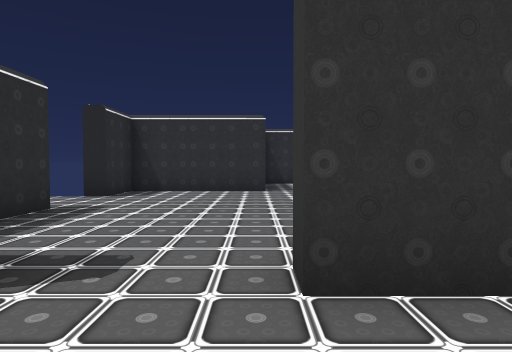
View 1 (above)

16 first-person views from a walk through a 3-D level made in the Unity game engine. The camera is 1.4 m above the floor, tilts 2° down and sees 75° across. The floor is counted in squares, 2 m on a side. Each view is taken from the middle of a square. On the plan, view 1 faces up. The plan holds only what a view shows up to about 10 squares ahead; the rest is blank. The place goes on beyond the plan. The player is left out. Door leaves are left out, so doorways stand open.

View 2
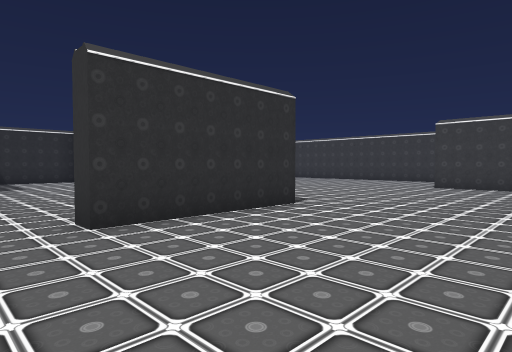

View 3
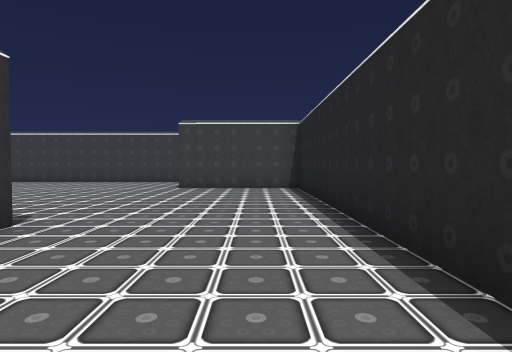

View 4
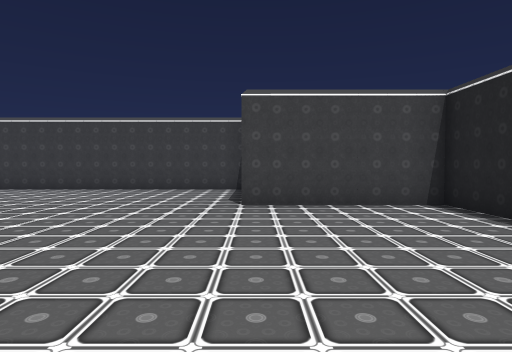

View 5
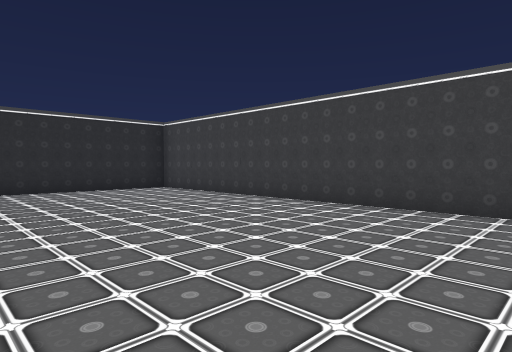

View 6
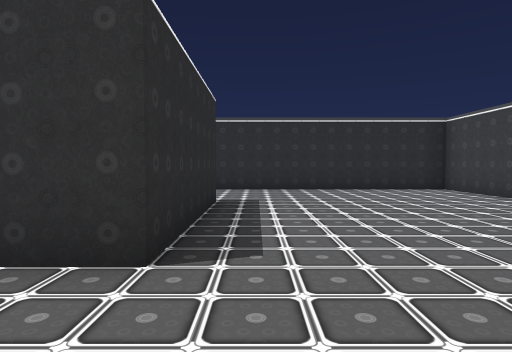

View 7
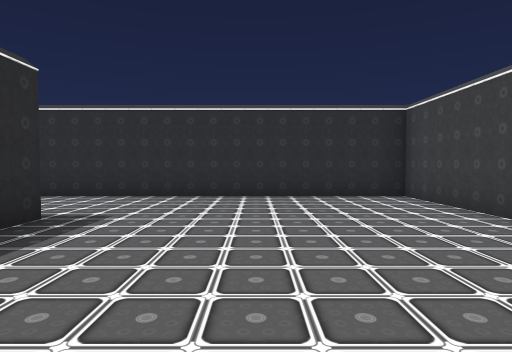

View 8
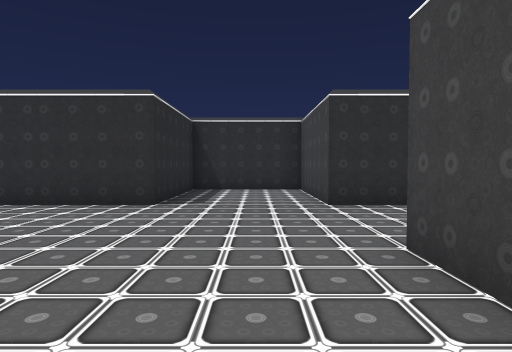

View 9
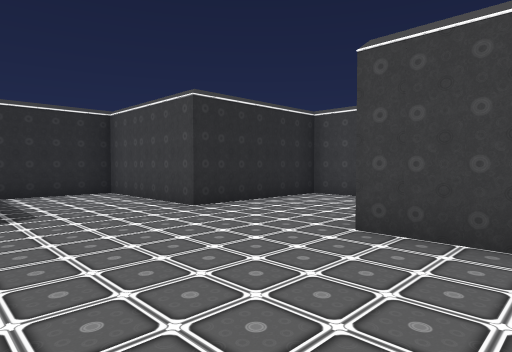

View 10
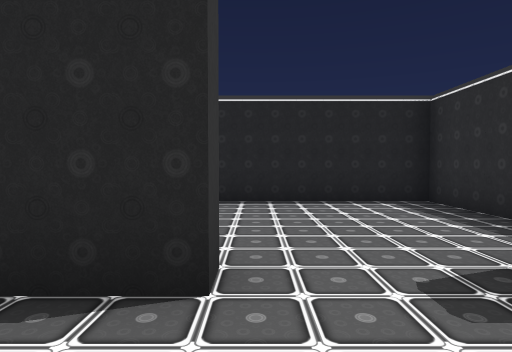

View 11
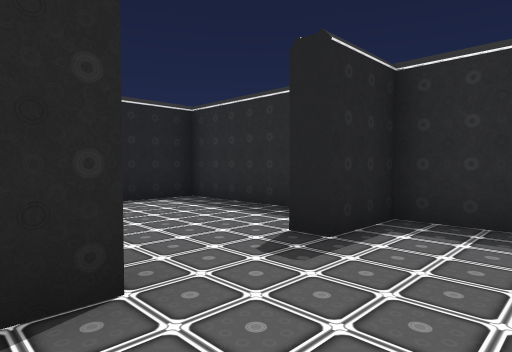

View 12
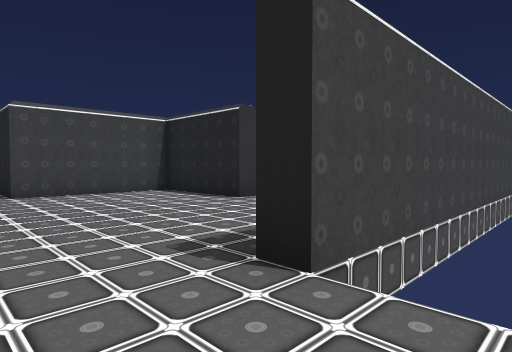

View 13
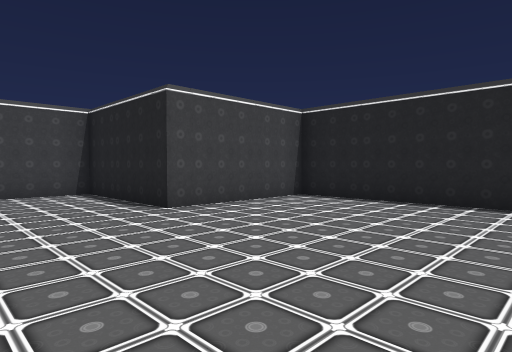

View 14
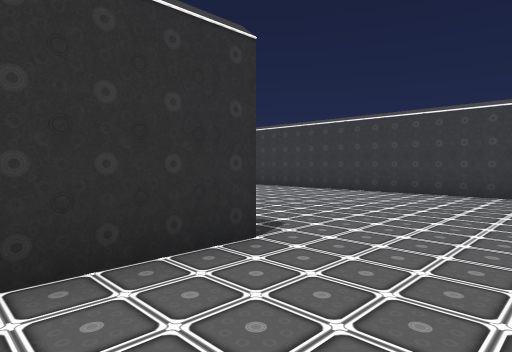

View 15
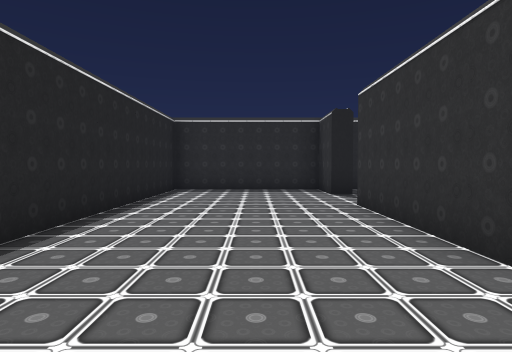

View 16
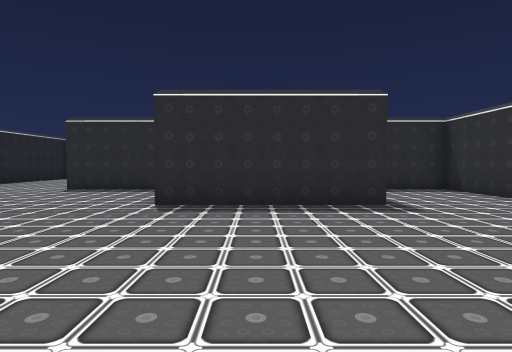

### Floor plan
Key: @ floor where view 1 was taken; # wall or solid block; . floor; D open door.
Columns run from 5 left of view 1 to 14 right of it. Each row starts with its distance up from view 1.
 13      ###############
 12      #...#.........#
 11      #...#.........#
 10      #...#.........#
  9  #####...####......#
  8  #..........#......#
  7 .D..........#......#
  6  D.......####......#
  5  #.......#.........#
  4  #.......#.........#
  3  #.......#.........#
  2  ###DD####.........#
  1  #.............#####
  0  #...@.........#
 -1  #.............#
 -2  #.............#
 -3  ###############

Positions as (right, up) in squares from view 1, and headings:
1: (0, 0), facing up
2: (-1, -2), facing up-right
3: (0, -1), facing right
4: (4, 1), facing right
5: (8, 3), facing up-right
6: (8, 3), facing up
7: (10, 5), facing up
8: (2, 3), facing up
9: (0, 4), facing up-right
10: (0, 4), facing down
11: (1, 4), facing down-left
12: (-5, 7), facing down-right
13: (5, 4), facing down-right
14: (5, 3), facing up-right
15: (6, 0), facing left
16: (13, 7), facing left
